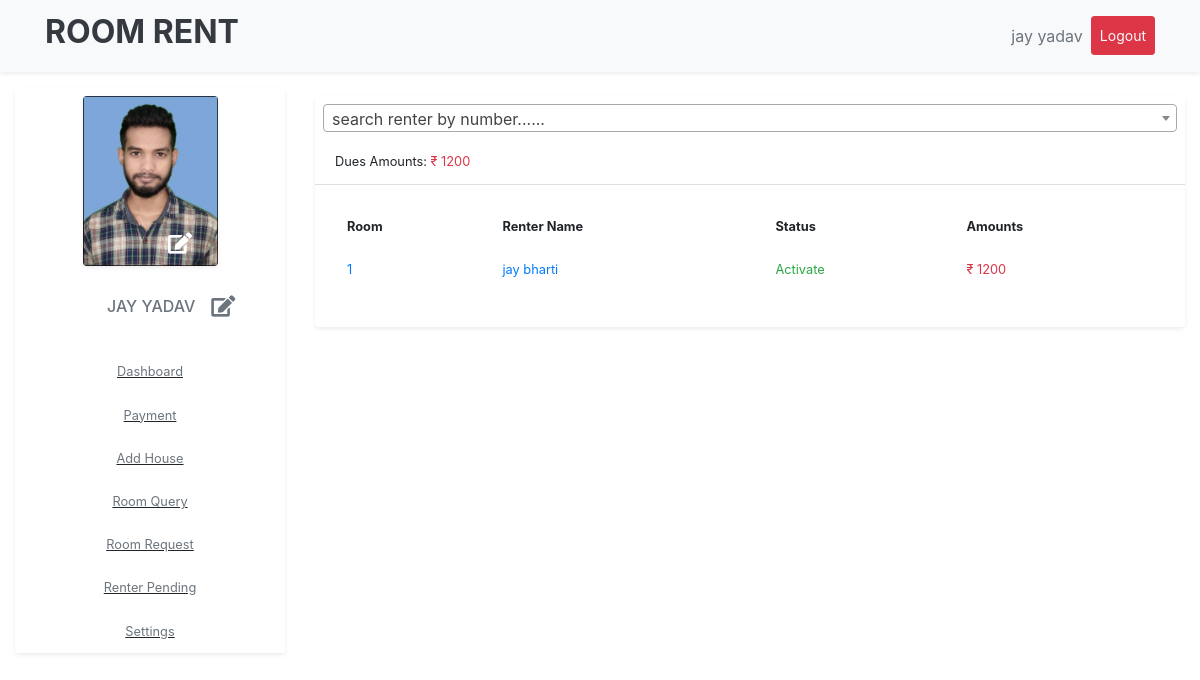
/owner_payment_due/ (signed in), run on an earlier commit of the app's database.
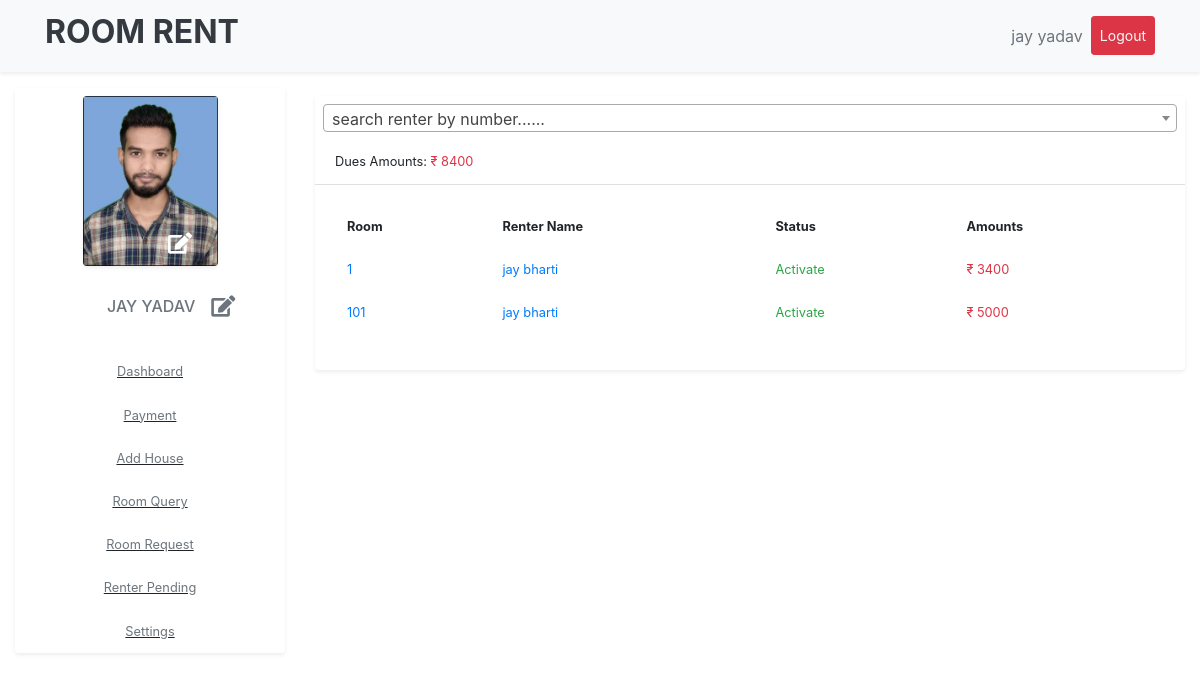
And on a later commit of the database.
### datawork/models.py (models this page shows, shortened)
class RoomAllot(models.Model):
    ra_id = models.AutoField(primary_key=True)
    ra_room_id = models.ForeignKey(Room, on_delete=models.DO_NOTHING)
    house_id = models.ForeignKey(OwnerHouse, on_delete=models.CASCADE)
    user_id = models.ForeignKey(User, on_delete=models.DO_NOTHING,related_name='user_id')
    renter = models.ForeignKey(User, on_delete=models.DO_NOTHING,related_name='renter')
    ra_doc = models.DateTimeField(default=datetime.now(), blank=True)
    ra_status = models.CharField(max_length=20, default='1',choices=(("0", "Request"), ("1", "Active"),("2","Pending")))
    slug = models.SlugField(blank=True, null=True)

class Room(models.Model):
    r_id = models.AutoField(primary_key=True)
    user_id = models.ForeignKey(User,on_delete=models.CASCADE)
    house_id = models.ForeignKey(OwnerHouse,on_delete=models.CASCADE)
    r_title = models.CharField(max_length=100)
    r_rent = models.IntegerField()
    r_type = models.ForeignKey(RoomType,on_delete=models.DO_NOTHING)
    r_desc = models.CharField(max_length=200)
    r_image = models.ImageField(upload_to="image")
    slug = models.SlugField()
    r_status = models.CharField(max_length=20, default='1',choices=(("0", "Pending"), ("1", "Active")))
    r_doc = models.DateTimeField(default=datetime.now(), blank=True)

### datawork/views.py (the view)
# urls.py: path('owner_payment_due/',views.owner_payment_due,name="owner_payment_due"),
@login_required(login_url=logins)
def owner_payment_due(r):
    data = {
    "renter": RoomAllot.objects.filter(Q(user_id__username=r.user, ra_status='1') | Q(user_id__username=r.user, ra_status='2')),
    "owner": RoomOwner.objects.get(user_id__username=r.user),
    }
    return render(r,'roomowner/owner_payment_due.html',data)

### datawork/templatetags/template_tags.py (called while the page is built)
@register.filter
def subtract(x):
    value = x.paymentgenerate_set.aggregate(Sum('pg_amount'))['pg_amount__sum'] or 00.00
    arg = x.paymentpaid_set.aggregate(Sum('pp_amount'))['pp_amount__sum'] or 00.00
    return round(abs(value - arg))

@register.filter
def cond(x):
    value = x.paymentgenerate_set.aggregate(Sum('pg_amount'))['pg_amount__sum'] or 00.00
    arg = x.paymentpaid_set.aggregate(Sum('pp_amount'))['pp_amount__sum'] or 00.00
    if(value - arg > 0):
        return True
    else:
        return False

@register.filter
def sum_due(l):
    sum = 0
    for x in l:
        if cond(x):
            data = subtract(x)
            sum += data
        else:
            pass
    return sum

@register.filter
def has_group(user,group_name):
    return user.groups.filter(name=group_name).exists()

### templates/roomowner/owner_payment_due.html (shortened to what this page needs)
{% extends 'roomowner/owner_base.html' %}
{% load template_tags %}
{% block content %}
    <div class="col-lg-9">
    <div class="row">
        <div class="col-lg-12 mt-2">
            <div class="card border-0 shadow-sm">
                    <div class="p-2">
                    </div>
                <div class="card-header small  bg-transparent">
                    Dues Amounts:
                    <span class="text-danger">₹ {{ renter|sum_due }}</span>
                </div>
                <div class="card-body">
                    <table class="table table-responsive-sm table-borderless">
                        <tr class="small">
                            <th>Room</th>
                            <th>Renter Name</th>
                            <th>Status</th>
                            <th>Amounts</th>
                        </tr>
                        {% for p in renter %}
                            {% if p|cond %}
                            <tr class="small">
                            <td><a href="{% url 'owner_room_view' p.ra_room_id.slug %}" class="nav-link p-0 m-0">{{ p.ra_room_id.r_title }}</a></td>
                                <td><a href="{% url 'view_renter_profile' p.renter.username %}" class="nav-link p-0 m-0">{{ p.renter.first_name }} {{ p.renter.last_name }}</a></td>
                                <td>
                                    {% if p.ra_status == '1' %}
                                    <span class="text-success">Activate</span>
                                    {% elif p.ra_status == '2' %}
                                        <span class="text-danger">Deactivate</span>
                                    {% else %}
                                        <span class="text-danger">Request</span>
                                    {% endif %}
                                </td>
                                <td class="text-danger">₹
                                    {% if p|cond %}
                                          {{ p|subtract }}
                                    {% else  %}
                                        <span>0</span>
                                    {% endif %}
                                </td>
                            {% endif %}
                        {% empty %}
                        <tr>
                            <td colspan="5"><div class="alert alert-danger h6 text-center p-3" role="alert">No payments availables!</div></td>
                        </tr>
                        {% endfor %}
                    </table>
                </div>
            </div>
        </div>
    </div>
    </div>
{% endblock %}

What changed in the data, as far as the page shows it:
computed for RoomAllot (number 1 of 2 on the later page): ra_id.ra_id "1200" → "8400"; ra_id "1200" → "3400"
added RoomAllot: ra_room_id.r_title "101", renter.first_name "jay", renter.last_name "bharti", ra_status "Activate", ra_id "5000"
